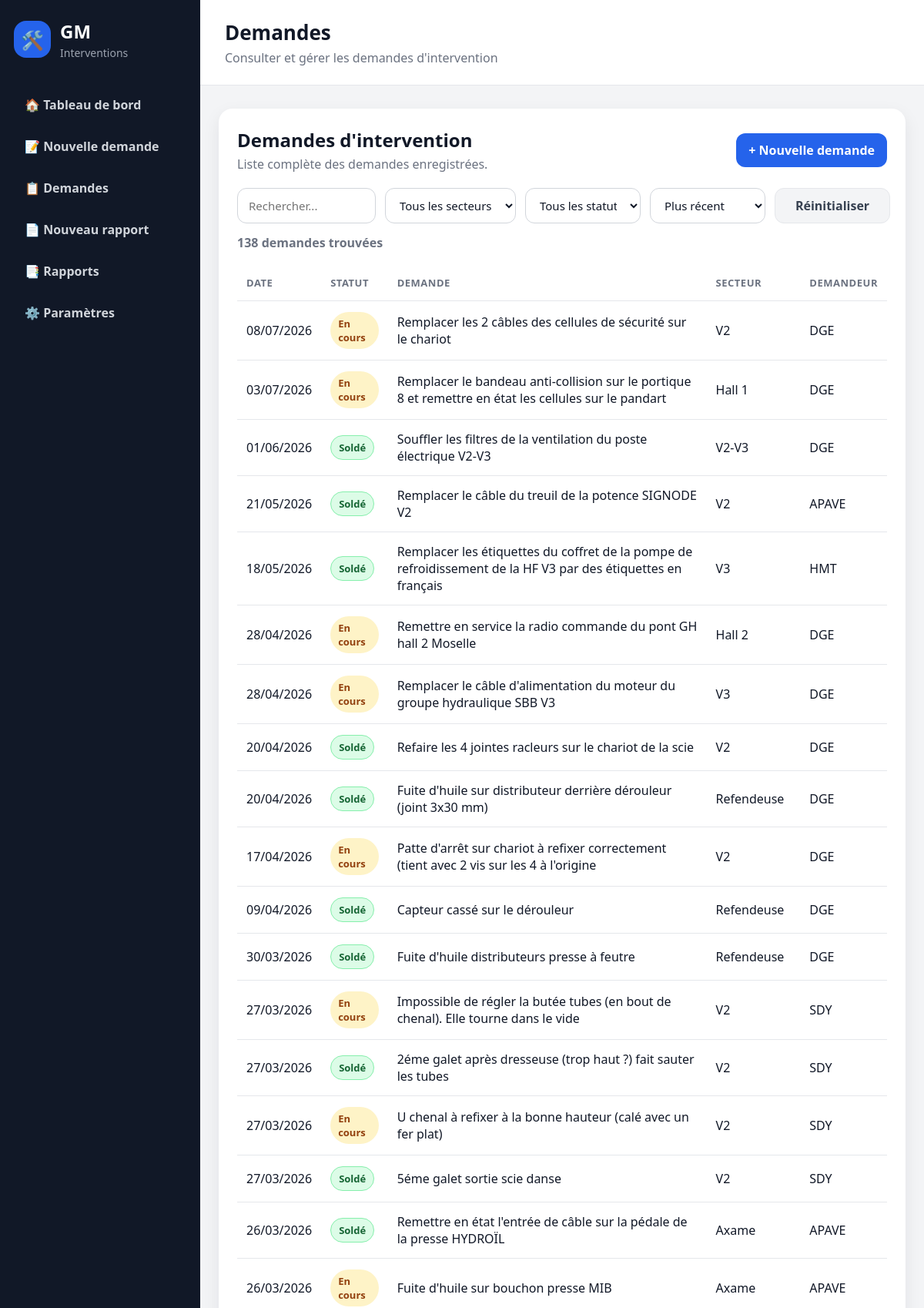
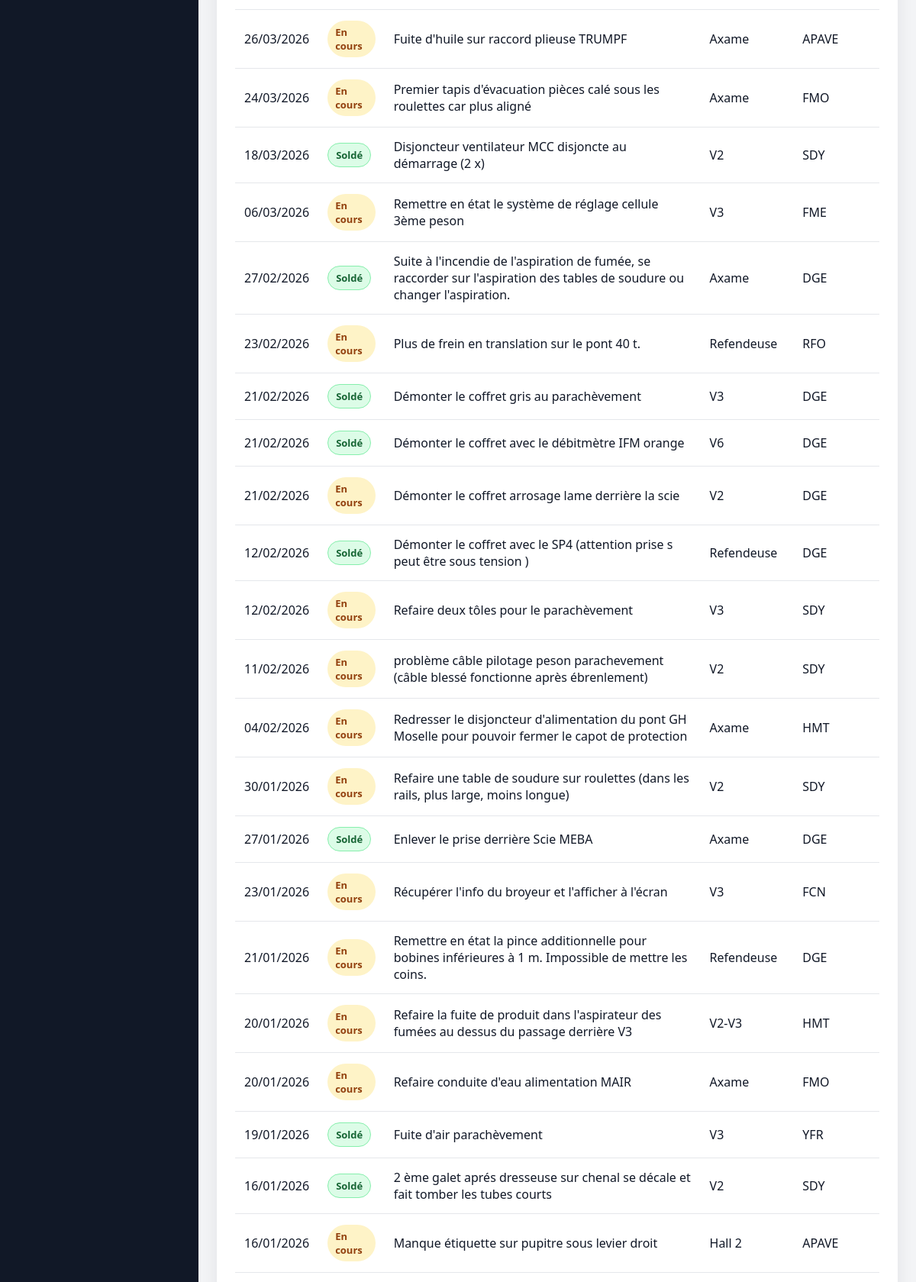
/demandes (upper part), run on the app's committed database (2 pictures, top to bottom).
### tables this page shows
CREATE TABLE demandes_intervention (
            id INTEGER PRIMARY KEY AUTOINCREMENT,
            secteur_id INTEGER,
            demandeur_id INTEGER,
            nature_travaux TEXT NOT NULL,
            description TEXT NOT NULL,
            statut TEXT NOT NULL DEFAULT 'En cours',
            date_creation TIMESTAMP DEFAULT CURRENT_TIMESTAMP,
            date_cloture TIMESTAMP, date_solde TIMESTAMP, solde_par TEXT, reference_piece TEXT, commentaire_solde TEXT,
            FOREIGN KEY (secteur_id) REFERENCES secteurs(id),
            FOREIGN KEY (demandeur_id) REFERENCES demandeurs(id)
        );

CREATE TABLE secteurs (
            id INTEGER PRIMARY KEY AUTOINCREMENT,
            nom TEXT NOT NULL UNIQUE
        , actif INTEGER
                NOT NULL DEFAULT 1);

CREATE TABLE demandeurs (
            id INTEGER PRIMARY KEY AUTOINCREMENT,
            nom TEXT NOT NULL,
            secteur_id INTEGER,
            telephone TEXT,
            email TEXT,
            FOREIGN KEY (secteur_id) REFERENCES secteurs(id)
        );

### routes/demandes.py (the view, shortened to what this page needs)
@demandes_bp.route("/demandes")
def liste_demandes():
    recherche = request.args.get("recherche", "").strip()
    secteur_id = request.args.get("secteur_id", "").strip()
    statut = request.args.get("statut", "").strip()
    tri = request.args.get("tri", "recent").strip()
    query = """
        SELECT
            demandes_intervention.*,
            demandeurs.nom AS demandeur_nom,
            secteurs.nom AS secteur_nom
        FROM demandes_intervention
        LEFT JOIN demandeurs
            ON demandes_intervention.demandeur_id = demandeurs.id
        LEFT JOIN secteurs
            ON demandes_intervention.secteur_id = secteurs.id
        WHERE 1 = 1
    """
    params = []
    if secteur_id:
        query += """
            AND demandes_intervention.secteur_id = ?
        """
        params.append(secteur_id)
    if statut:
        query += """
            AND demandes_intervention.statut = ?
        """
        params.append(statut)
    order_by_options = {
        "ancien": "demandes_intervention.date_creation ASC",
        "secteur": "secteurs.nom ASC",
        "statut": "demandes_intervention.statut ASC",
        "recent": "demandes_intervention.date_creation DESC",
    }
    order_by = order_by_options.get(
        tri,
        order_by_options["recent"]
    )
    query += f" ORDER BY {order_by}"
    with connexion_db() as conn:
        demandes = conn.execute(
            query,
            params
        ).fetchall()
        secteurs = get_all_secteurs(conn)
    return render_template(
        "demandes/liste.html",
        demandes=demandes,
        recherche=recherche,
        secteurs=secteurs,
        secteur_id=secteur_id,
        statut=statut,
        tri=tri
    )

### app.py (called while the page is built)
@app.template_filter("date_fr")
def date_fr(value):
    if not value:
        return ""
    if isinstance(value, datetime):
        return value.strftime("%d/%m/%Y")
    try:
        date_value = datetime.fromisoformat(str(value))
        return date_value.strftime("%d/%m/%Y")
    except (ValueError, TypeError):
        return str(value)

### database.py (called while the page is built)
def is_postgres():
    return bool(DATABASE_URL)

def get_db_connection():
    if is_postgres():
        return PostgresConnectionAdapter(DATABASE_URL)
    conn = sqlite3.connect(DB_PATH)
    conn.row_factory = sqlite3.Row
    conn.execute("PRAGMA foreign_keys = ON")
    return conn

### routes/demandes.py (called while the page is built)
def get_all_secteurs(conn):
    return conn.execute("""
        SELECT *
        FROM secteurs
        WHERE actif = TRUE
        ORDER BY nom
    """).fetchall()

### services/database_service.py (called while the page is built)
@contextmanager
def connexion_db():
    conn = get_db_connection()
    try:
        yield conn
    finally:
        conn.close()

### templates/demandes/liste.html (shortened to what this page needs)
{% extends "base.html" %}
{% block page_title %}
Demandes
{% endblock %}
{% block page_subtitle %}
Consulter et gérer les demandes d'intervention
{% endblock %}
{% block content %}
<section class="card">
    <div class="section-header">
        <div>
            <h2>Demandes d'intervention</h2>
            <p>Liste complète des demandes enregistrées.</p>
        </div>
        <a href="/demandes/nouvelle" class="btn">+ Nouvelle demande</a>
    </div>
<form
    method="GET"
    class="filters-bar"
    id="filtersForm"
    data-filters-form
    data-storage-key="gm-demandes-filters"
>
    <input
        type="text"
        name="recherche"
        placeholder="Rechercher..."
        value="{{ recherche }}"
    >
    <select name="secteur_id">
        <option value="">Tous les secteurs</option>
    </select>
    <select name="statut" onchange="document.getElementById('filtersForm').submit()">
        <option value="">Tous les statuts</option>
    </select>
    <select name="tri" onchange="document.getElementById('filtersForm').submit()">
        <option value="recent" {% if tri == "recent" %}selected{% endif %}>Plus récent</option>
    </select>
    <a
        href="/demandes"
        class="btn-secondary"
        data-reset-filters
    >
        Réinitialiser
    </a>
</form>
<p class="result-count">
    {{ demandes|length }} demande{{ "s" if demandes|length > 1 else "" }} trouvée{{ "s" if demandes|length > 1 else "" }}
</p>
    {% if demandes %}
        <div class="table-container">
            <table class="modern-table">
                <thead>
                    <tr>
                        <th>Date</th>
                        <th>Statut</th>
                        <th>Demande</th>
                        <th>Secteur</th>
                        <th>Demandeur</th>
                    </tr>
                </thead>
                <tbody>
                    {% for demande in demandes %}
                    <tr class="clickable-row" onclick="window.location='/demandes/{{ demande.id }}'">
                        <td>{{ demande.date_creation|date_fr }}</td>
                        <td>
                            <span class="badge {% if demande.statut == 'Soldé' %}badge-success{% else %}badge-progress{% endif %}">
                                {{ demande.statut }}
                            </span>
                        </td>
                        <td>{{ demande.nature_travaux }}</td>
                        <td>{{ demande.secteur_nom or "Non renseigné" }}</td>
                        <td>{{ demande.demandeur_nom or "Non renseigné" }}</td>
                    </tr>
                    {% endfor %}
                    </tbody>
            </table>
        </div>
    {% else %}
        <div class="empty-state">
            <div class="icon">📭</div>
            <p>Aucune demande enregistrée.</p>
        </div>
    {% endif %}
</section>
{% endblock %}

### static/css/style.css (style rules this page uses)
* { box-sizing: border-box; }
body { margin: 0; font-family: "Segoe UI", Arial, sans-serif; background: #f3f4f6; color: #111827; }
.stat-card, .card { background: white; border-radius: 18px; box-shadow: 0 8px 22px rgba(15, 23, 42, 0.08); }
.card { padding: 24px; margin-bottom: 20px; }
.card h2 { margin-top: 0; }
.btn { display: inline-block; background: #2563eb; color: white; padding: 11px 16px; border-radius: 12px; text-decoration: none; font-weight: 700; border: none; cursor: pointer; }
.section-header { display: flex; justify-content: space-between; align-items: center; gap: 16px; margin-bottom: 20px; }
.section-header h2 { margin: 0; }
.section-header p { margin: 4px 0 0; color: #6b7280; }
.table-container { overflow-x: auto; }
.modern-table { width: 100%; border-collapse: collapse; }
.modern-table th, .modern-table td { padding: 14px 12px; text-align: left; border-bottom: 1px solid #e5e7eb; }
.modern-table th { color: #6b7280; font-size: 13px; text-transform: uppercase; letter-spacing: 0.04em; }
.badge { display: inline-block; padding: 6px 10px; border-radius: 999px; font-size: 13px; font-weight: 700; }
.badge-progress { background: #fef3c7; color: #92400e; }
.badge-success { background: #dcfce7; color: #166534; border: 1px solid #86efac; }
.clickable-row { cursor: pointer; transition: 0.2s; }
.btn-secondary { display: inline-block; background: #f3f4f6; color: #374151; padding: 11px 16px; border-radius: 12px; text-decoration: none; font-weight: 700; border: 1px solid #e5e7eb; }
.filters-bar { display: flex; gap: 12px; margin-bottom: 12px; flex-wrap: wrap; }
.filters-bar input, .filters-bar select { padding: 12px 14px; border: 1px solid #d1d5db; border-radius: 12px; font-family: inherit; font-size: 15px; }
.result-count { margin: 0 0 18px; color: #6b7280; font-weight: 600; }
.badge-success { background: #dcfce7; color: #166534; }
form.filters-bar { display: grid !important; grid-template-columns: minmax(180px, 220px) minmax(170px, 190px) minmax(150px, 160px) minmax(150px, 160px) 150px; align-items: center; gap: 12px; width: 100%; margin: 0 0 14px; }
form.filters-bar input[type="text"], form.filters-bar input[type="search"], form.filters-bar select { width: 100% !important; height: 46px !important; min-height: 46px; margin: 0 !important; padding: 0 14px !important; border: 1px solid #d1d5db !important; border-radius: 12px !important; background-color: #ffffff !important; color: #111827 !important; font-family: inherit !important; font-size: 15px !important; line-height: normal; outline: none; }
form.filters-bar select { cursor: pointer; }
form.filters-bar .btn-secondary { display: inline-flex !important; align-items: center; justify-content: center; height: 46px; min-height: 46px; margin: 0; padding: 0 18px; white-space: nowrap; }

### data on the page
demandes_intervention: date_creation "08/07/2026", statut "En cours", nature_travaux "Remplacer les 2 câbles des cellules de sécurité sur le chariot", nom "V2", nom "DGE"
demandes_intervention: date_creation "03/07/2026", statut "En cours", nature_travaux "Remplacer le bandeau anti-collision sur le portique 8 et remettre en état les cellules sur le pandart", nom "Hall 1", nom "DGE"
demandes_intervention: date_creation "01/06/2026", statut "Soldé", nature_travaux "Souffler les filtres de la ventilation du poste électrique V2-V3", nom "V2-V3", nom "DGE"
demandes_intervention: date_creation "21/05/2026", statut "Soldé", nature_travaux "Remplacer le câble du treuil de la potence SIGNODE V2", nom "V2", nom "APAVE"
demandes_intervention: date_creation "18/05/2026", statut "Soldé", nature_travaux "Remplacer les étiquettes du coffret de la pompe de refroidissement de la HF V3 par des étiquettes en français", nom "V3", nom "HMT"
demandes_intervention: date_creation "28/04/2026", statut "En cours", nature_travaux "Remettre en service la radio commande du pont GH hall 2 Moselle", nom "Hall 2", nom "DGE"
demandes_intervention: date_creation "28/04/2026", statut "En cours", nature_travaux "Remplacer le câble d'alimentation du moteur du groupe hydraulique SBB V3", nom "V3", nom "DGE"
demandes_intervention: date_creation "20/04/2026", statut "Soldé", nature_travaux "Refaire les 4 jointes racleurs sur le chariot de la scie", nom "V2", nom "DGE"
demandes_intervention: date_creation "20/04/2026", statut "Soldé", nature_travaux "Fuite d'huile sur distributeur derrière dérouleur (joint 3x30 mm)", nom "Refendeuse", nom "DGE"
demandes_intervention: date_creation "17/04/2026", statut "En cours", nature_travaux "Patte d'arrêt sur chariot à refixer correctement (tient avec 2 vis sur les 4 à l'origine", nom "V2", nom "DGE"
demandes_intervention: date_creation "09/04/2026", statut "Soldé", nature_travaux "Capteur cassé sur le dérouleur", nom "Refendeuse", nom "DGE"
demandes_intervention: date_creation "30/03/2026", statut "Soldé", nature_travaux "Fuite d'huile distributeurs presse à feutre", nom "Refendeuse", nom "DGE"
demandes_intervention: date_creation "27/03/2026", statut "En cours", nature_travaux "Impossible de régler la butée tubes (en bout de chenal). Elle tourne dans le vide", nom "V2", nom "SDY"
demandes_intervention: date_creation "27/03/2026", statut "Soldé", nature_travaux "2éme galet après dresseuse (trop haut ?) fait sauter les tubes", nom "V2", nom "SDY"
demandes_intervention: date_creation "27/03/2026", statut "En cours", nature_travaux "U chenal à refixer à la bonne hauteur (calé avec un fer plat)", nom "V2", nom "SDY"
demandes_intervention: date_creation "27/03/2026", statut "Soldé", nature_travaux "5éme galet sortie scie danse", nom "V2", nom "SDY"
demandes_intervention: date_creation "26/03/2026", statut "Soldé", nature_travaux "Remettre en état l'entrée de câble sur la pédale de la presse HYDROÏL", nom "Axame", nom "APAVE"
demandes_intervention: date_creation "26/03/2026", statut "En cours", nature_travaux "Fuite d'huile sur bouchon presse MIB", nom "Axame", nom "APAVE"
demandes_intervention: date_creation "26/03/2026", statut "En cours", nature_travaux "Fuite d'huile sur raccord plieuse TRUMPF", nom "Axame", nom "APAVE"
demandes_intervention: date_creation "24/03/2026", statut "En cours", nature_travaux "Premier tapis d'évacuation pièces calé sous les roulettes car plus aligné", nom "Axame", nom "FMO"
demandes_intervention: date_creation "18/03/2026", statut "Soldé", nature_travaux "Disjoncteur ventilateur MCC disjoncte au démarrage (2 x)", nom "V2", nom "SDY"
demandes_intervention: date_creation "06/03/2026", statut "En cours", nature_travaux "Remettre en état le système de réglage cellule 3ème peson", nom "V3", nom "FME"
demandes_intervention: date_creation "27/02/2026", statut "Soldé", nature_travaux "Suite à l'incendie de l'aspiration de fumée, se raccorder sur l'aspiration des tables de soudure ou changer l'aspiration.", nom "Axame", nom "DGE"
demandes_intervention: date_creation "23/02/2026", statut "En cours", nature_travaux "Plus de frein en translation sur le pont 40 t.", nom "Refendeuse", nom "RFO"
demandes_intervention: date_creation "21/02/2026", statut "Soldé", nature_travaux "Démonter le coffret gris au parachèvement", nom "V3", nom "DGE"
demandes_intervention: date_creation "21/02/2026", statut "Soldé", nature_travaux "Démonter le coffret avec le débitmètre IFM orange", nom "V6", nom "DGE"
demandes_intervention: date_creation "21/02/2026", statut "En cours", nature_travaux "Démonter le coffret arrosage lame derrière la scie", nom "V2", nom "DGE"
demandes_intervention: date_creation "12/02/2026", statut "Soldé", nature_travaux "Démonter le coffret avec le SP4 (attention prise s peut être sous tension )", nom "Refendeuse", nom "DGE"
demandes_intervention: date_creation "12/02/2026", statut "En cours", nature_travaux "Refaire deux tôles pour le parachèvement", nom "V3", nom "SDY"
demandes_intervention: date_creation "11/02/2026", statut "En cours", nature_travaux "problème câble pilotage peson parachevement (câble blessé fonctionne après ébrenlement)", nom "V2", nom "SDY"
demandes_intervention: date_creation "04/02/2026", statut "En cours", nature_travaux "Redresser le disjoncteur d'alimentation du pont GH Moselle pour pouvoir fermer le capot de protection", nom "Axame", nom "HMT"
demandes_intervention: date_creation "30/01/2026", statut "En cours", nature_travaux "Refaire une table de soudure sur roulettes (dans les rails, plus large, moins longue)", nom "V2", nom "SDY"
demandes_intervention: date_creation "27/01/2026", statut "Soldé", nature_travaux "Enlever le prise derrière Scie MEBA", nom "Axame", nom "DGE"
demandes_intervention: date_creation "23/01/2026", statut "En cours", nature_travaux "Récupérer l'info du broyeur et l'afficher à l'écran", nom "V3", nom "FCN"
demandes_intervention: date_creation "21/01/2026", statut "En cours", nature_travaux "Remettre en état la pince additionnelle pour bobines inférieures à 1 m. Impossible de mettre les coins.", nom "Refendeuse", nom "DGE"
demandes_intervention: date_creation "20/01/2026", statut "En cours", nature_travaux "Refaire la fuite de produit dans l'aspirateur des fumées au dessus du passage derrière V3", nom "V2-V3", nom "HMT"
demandes_intervention: date_creation "20/01/2026", statut "En cours", nature_travaux "Refaire conduite d'eau alimentation MAIR", nom "Axame", nom "FMO"
demandes_intervention: date_creation "19/01/2026", statut "Soldé", nature_travaux "Fuite d'air parachèvement", nom "V3", nom "YFR"
demandes_intervention: date_creation "16/01/2026", statut "Soldé", nature_travaux "2 ème galet aprés dresseuse sur chenal se décale et fait tomber les tubes courts", nom "V2", nom "SDY"
demandes_intervention: date_creation "16/01/2026", statut "En cours", nature_travaux "Manque étiquette sur pupitre sous levier droit", nom "Hall 2", nom "APAVE"

### other printed values
{{ demandes|length }} "138"
{{ "s" if demandes|length > 1 else "" }} "s"
